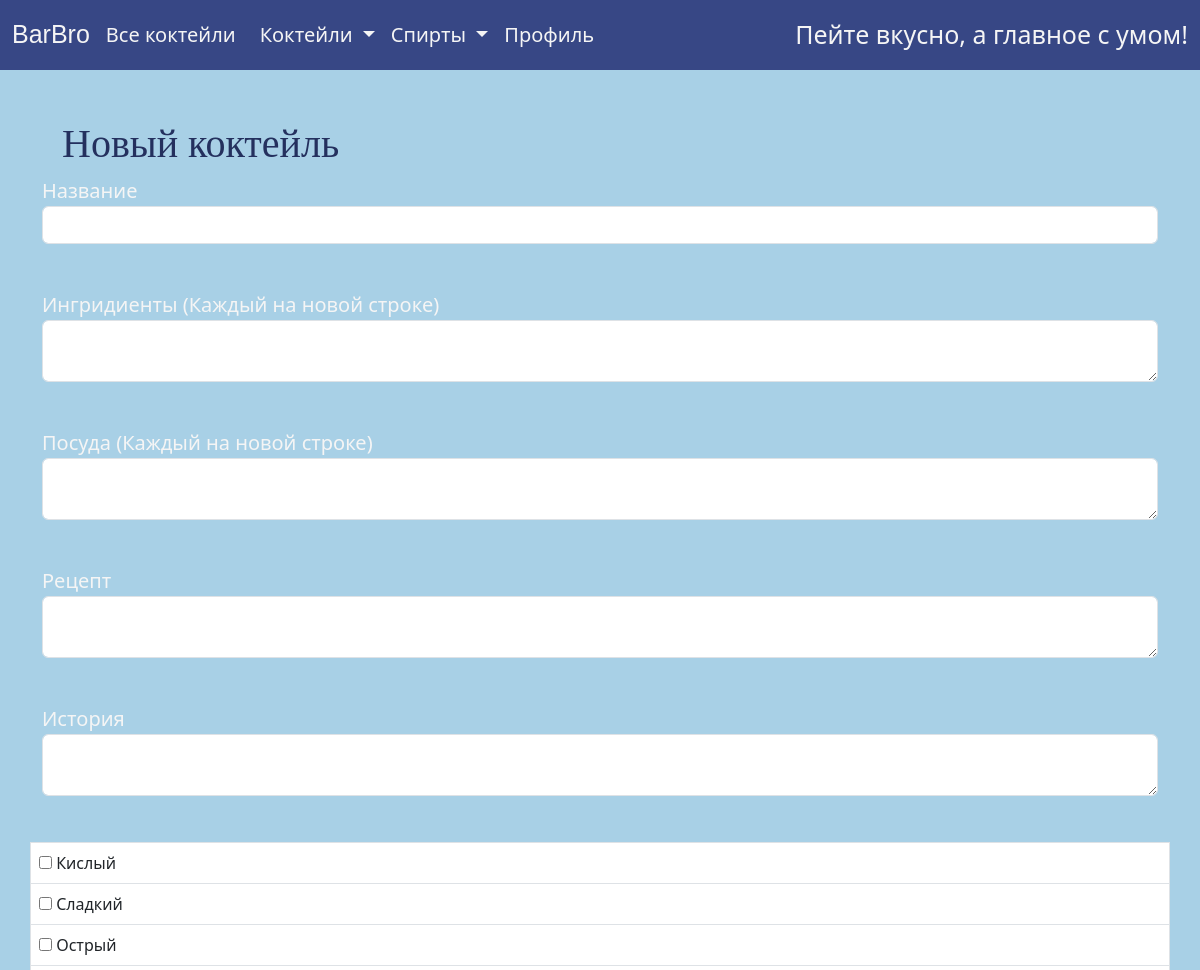
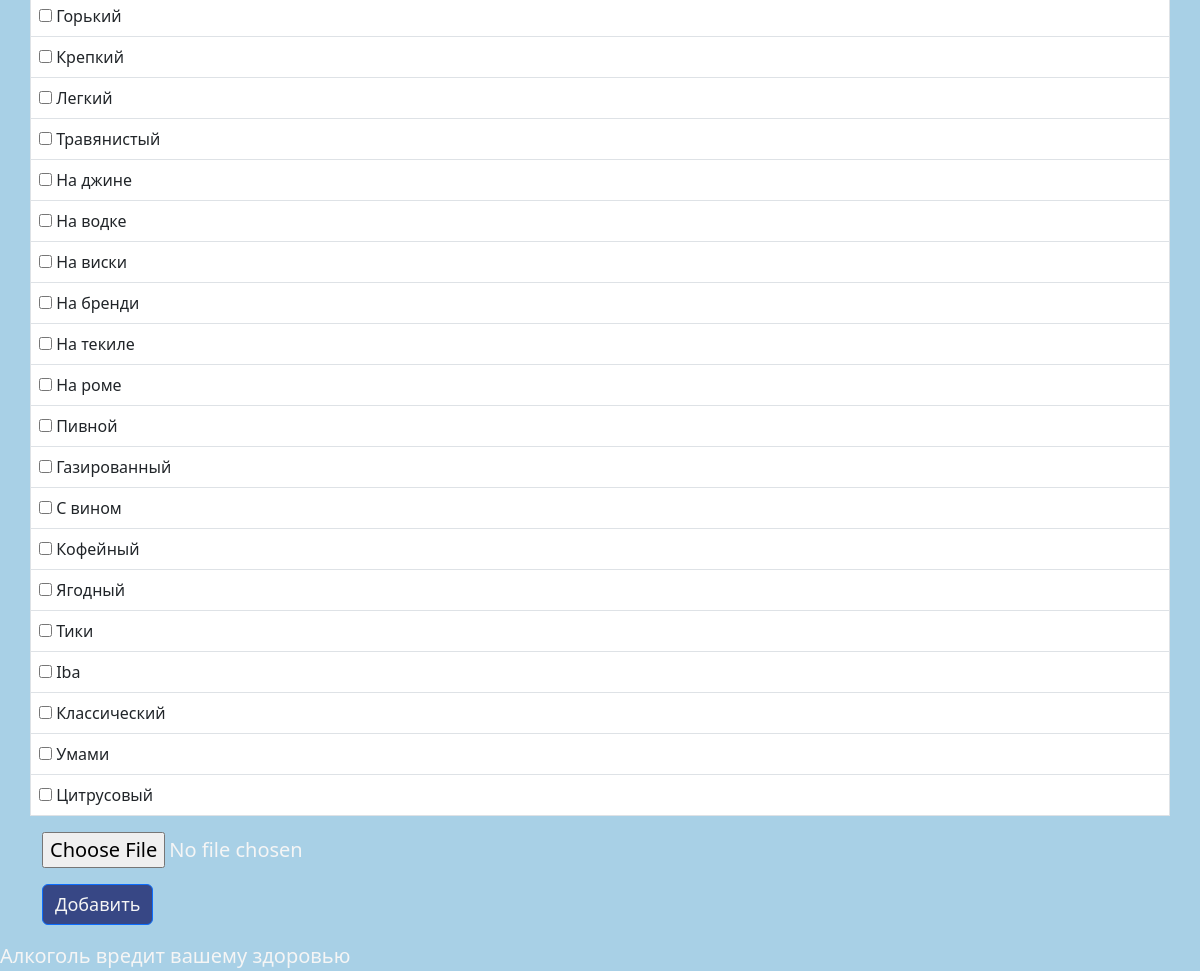
The app's page /add_cocktail (signed in) with its own data (2 pictures, top to bottom).
### data/tags.py (models this page shows, shortened)
class Tag(SqlAlchemyBase):
    __tablename__ = "tags"
    id = sqlalchemy.Column(sqlalchemy.Integer, primary_key=True, autoincrement=True)
    name = sqlalchemy.Column(sqlalchemy.String)
    cocktails = sqlalchemy.Column(
        sqlalchemy.String, default=json.dumps({"cocktails": []})
    )
    category = sqlalchemy.Column(sqlalchemy.String)
    def __repr__(self):
        return f"{self.name}"

### server.py (the view, shortened to what this page needs)
@app.route("/add_cocktail", methods=["GET", "POST"])
def new_cocktail():
    form = CocktailFormBuilder()
    return render_template("new_cocktail.html", title="Новый коктейль", form=form)

### forms/CocktailForm.py
    class CocktailForm(CocktailFormBase):
        pass

### data/db_session.py (called while the page is built)
def create_session() -> Session:
    global __factory
    return __factory()

### forms/CocktailForm.py (called while the page is built)
def CocktailFormBuilder():
    class CocktailForm(CocktailFormBase):
        pass
    db_sess = db_session.create_session()
    for i, tag in enumerate(db_sess.query(tags.Tag).all()):
        setattr(CocktailForm, "tag_%d" % i, BooleanField(label=tag))
    form = CocktailForm()
    setattr(
        CocktailForm,
        "fields",
        [field for field in form.__dir__() if field[:3] == "tag"],
    )
    return CocktailForm()

### server.py (called while the page is built)
@login_manager.user_loader
def load_user(user_id):
    db_sess = db_session.create_session()
    return db_sess.query(User).get(user_id)

### templates/new_cocktail.html (shortened to what this page needs)
{% extends "base.html" %}
{% block content %}
    <h1>Новый коктейль</h1>
    <form action="" method="post" enctype="multipart/form-data">
        <p>
            {{ form.name.label }}<br>
            {{ form.name(class="form-control") }}<br>
        </p>
        <p>
            {{ form.ingridients.label }}<br>
            {{ form.ingridients(class="form-control") }}<br>
        </p>
        <p>
            {{ form.dishes.label }}<br>
            {{ form.dishes(class="form-control") }}<br>
        </p>
        <p>
            {{ form.receipt.label }}<br>
            {{ form.receipt(class="form-control") }}<br>
        </p>
         <p>
            {{ form.history.label }}<br>
            {{ form.history(class="form-control") }}<br>
        </p>
        <div class="row">
            <table class="table table-bordered">
                <tbody>
                {% for field in form.fields %}
                <tr>
                    <td>
                        {{ form[field] }} {{form[field].label}}
                    </td>
                </tr>
                {% endfor %}
                </tbody>
            </table>
        </div>
        <p>
            {{ form.photo }}<br>
        </p>
        <p>{{ form.submit(type="submit", class="btn btn-primary") }}</p>
    </form>
{% endblock %}

### static/stylesheet/style.css (style rules this page uses)
p { color: whitesmoke; font-size: 20px; }
.btn { color: whitesmoke; background-color: #374785; font-size: 18px; }
h1 { text-indent: 20px; color: #24305E; text-align: justify; font-family: Lobster; src: url(/static/fonts/Lobster-Regular.ttf) }

### records on screen
Tag: name "Кислый"
Tag: name "Сладкий"
Tag: name "Острый"
Tag: name "Горький"
Tag: name "Крепкий"
Tag: name "Легкий"
Tag: name "Травянистый"
Tag: name "На джине"
Tag: name "На водке"
Tag: name "На виски"
Tag: name "На бренди"
Tag: name "На текиле"
Tag: name "На роме"
Tag: name "Пивной"
Tag: name "Газированный"
Tag: name "С вином"
Tag: name "Кофейный"
Tag: name "Ягодный"
Tag: name "Тики"
Tag: name "Iba"
Tag: name "Классический"
Tag: name "Умами"
Tag: name "Цитрусовый"
